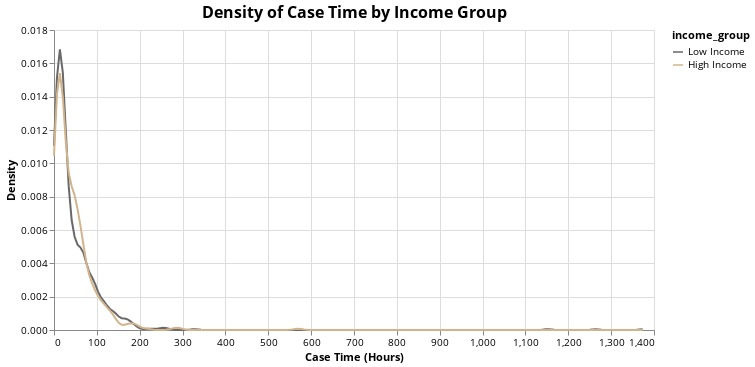

Notebook code for this chart:
### Code cell
brush = alt.selection_interval(
    encodings=['x'],  # Enable brushing on the x-axis (case_time_hours)
    empty='all',  # Ensure the plot is displayed fully when no selection is made
     clear='mouseout'
)

# Density plot 
density_plot = alt.Chart(combined_df).transform_density(
    'case_time_hours',
    as_=['case_time_hours', 'density'],
    groupby=['income_group']
).mark_line().encode(
    x=alt.X('case_time_hours:Q', title='Case Time (Hours)'),
    y=alt.Y('density:Q', title='Density'),
    color=alt.Color('income_group:N', scale=color_scale),
    tooltip=['income_group:N', 'case_time_hours:Q', 'density:Q']
).properties(
    title='Density of Case Time by Income Group',
    width=600
).add_selection(
    brush  # Add the interval selection to allow filtering
).transform_filter(
    brush  # Filter data based on the selected range
).configure_title(
    font=open_sans_font,
    fontSize=16
).configure_axis(
    labelFont=open_sans_font,
    titleFont=open_sans_font
).configure_legend(
    labelFont=open_sans_font,
    titleFont=open_sans_font
)


density_plot

### Figure 1 — Vega-Lite specification as saved in the notebook (floating-point values rounded to 4 significant figures; data arrays with more than 128 entries replaced by an {"elided": "..."} marker saying what was removed)
{"config": {"view": {"continuousWidth": 300, "continuousHeight": 300}, "axis": {"labelFont": "Open Sans", "titleFont": "Open Sans"}, "legend": {"labelFont": "Open Sans", "titleFont": "Open Sans"}, "title": {"font": "Open Sans", "fontSize": 16}}, "data": {"name": "data-e68794228afbf130e61cbe2ae9f8553d"}, "mark": {"type": "line"}, "encoding": {"color": {"field": "income_group", "scale": {"domain": ["Low Income", "High Income"], "range": ["#696969", "#D2B48C"]}, "type": "nominal"}, "tooltip": [{"field": "income_group", "type": "nominal"}, {"field": "case_time_hours", "type": "quantitative"}, {"field": "density", "type": "quantitative"}], "x": {"field": "case_time_hours", "title": "Case Time (Hours)", "type": "quantitative"}, "y": {"field": "density", "title": "Density", "type": "quantitative"}}, "params": [{"name": "param_29", "select": {"type": "interval", "clear": "mouseout", "encodings": ["x"]}}], "title": "Density of Case Time by Income Group", "transform": [{"density": "case_time_hours", "groupby": ["income_group"], "as": ["case_time_hours", "density"]}, {"filter": {"param": "param_29", "empty": true}}], "width": 600, "$schema": "https://vega.github.io/schema/vega-lite/v5.20.1.json", "datasets": {"data-e68794228afbf130e61cbe2ae9f8553d": {"elided": "1361 records"}}}
